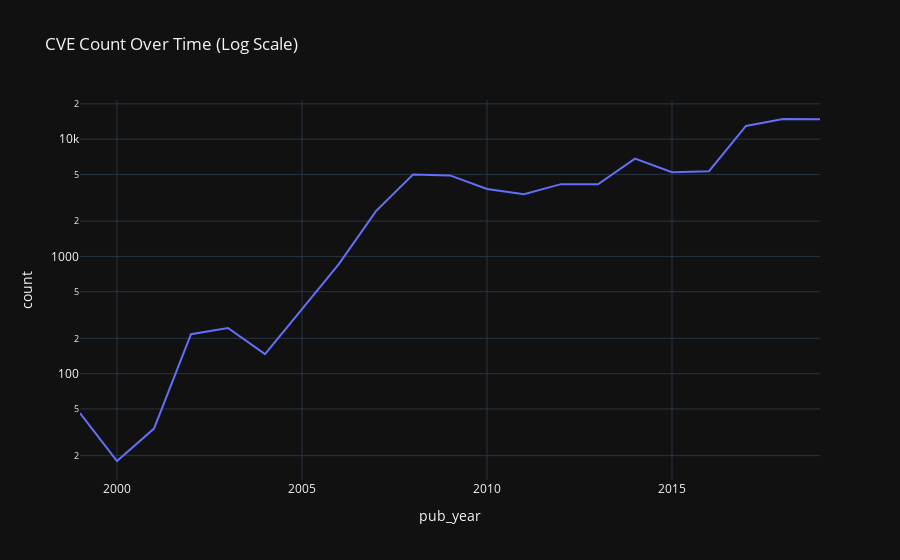

The code cell stored with this chart in its notebook:
### Code cell
# General count of events over time
df['pub_year'] = df.index.year
year_x_count = df.groupby("pub_year").size().reset_index(name="count")
fig = px.line(year_x_count, x="pub_year", y="count", log_y=True, title="CVE Count Over Time (Log Scale)")
fig.show()

### Figure 1 — Plotly figure (JSON) as saved in the notebook; plotly's stock layout.template omitted (floating-point values rounded to 4 significant figures)
{"data": [{"hovertemplate": "pub_year=%{x}<br>count=%{y}<extra></extra>", "legendgroup": "", "line": {"color": "#636efa", "dash": "solid"}, "marker": {"symbol": "circle"}, "mode": "lines", "name": "", "orientation": "v", "showlegend": false, "x": [1999, 2000, 2001, 2002, 2003, 2004, 2005, 2006, 2007, 2008, 2009, 2010, 2011, 2012, 2013, 2014, 2015, 2016, 2017, 2018, 2019], "xaxis": "x", "y": [46, 18, 34, 217, 245, 147, 356, 864, 2435, 4991, 4909, 3755, 3396, 4135, 4125, 6825, 5217, 5325, 12965, 14855, 14800], "yaxis": "y", "type": "scatter"}], "layout": {"xaxis": {"anchor": "y", "domain": [0.0, 1.0], "title": {"text": "pub_year"}}, "yaxis": {"anchor": "x", "domain": [0.0, 1.0], "title": {"text": "count"}, "type": "log"}, "legend": {"tracegroupgap": 0}, "title": {"text": "CVE Count Over Time (Log Scale)"}}}
